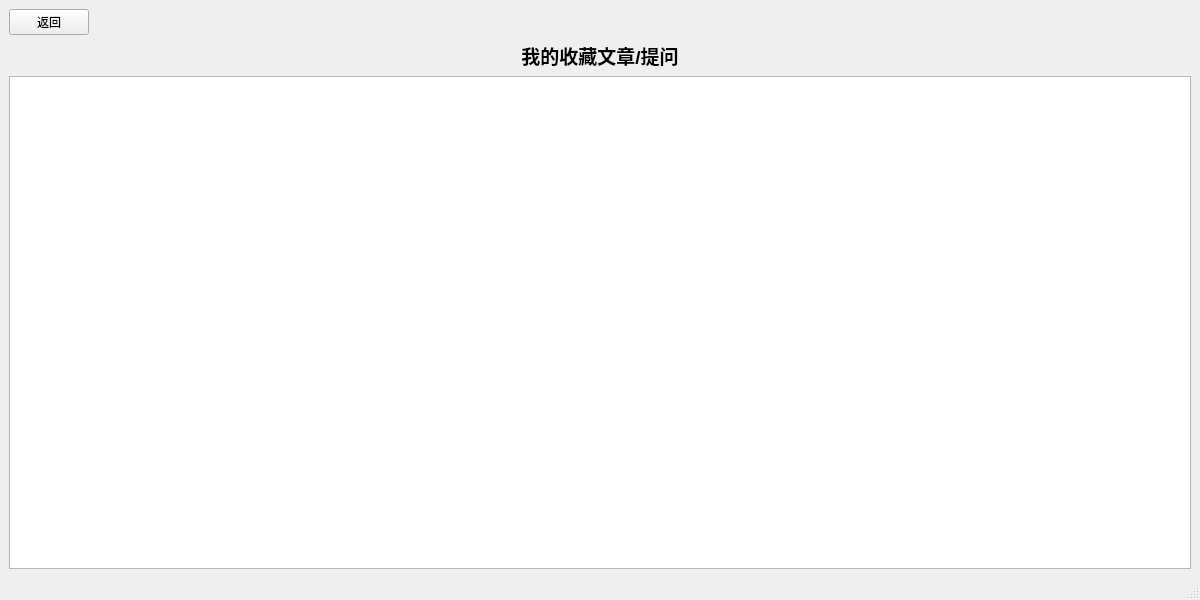
<?xml version="1.0" encoding="UTF-8"?>
<ui version="4.0">
 <class>Col</class>
 <widget class="QMainWindow" name="Col">
  <property name="geometry">
   <rect>
    <x>0</x>
    <y>0</y>
    <width>1200</width>
    <height>600</height>
   </rect>
  </property>
  <property name="windowTitle">
   <string>MainWindow</string>
  </property>
  <widget class="QWidget" name="centralwidget">
   <layout class="QVBoxLayout" name="verticalLayout">
    <item>
     <widget class="QPushButton" name="pushButton">
      <property name="sizePolicy">
       <sizepolicy hsizetype="Fixed" vsizetype="Fixed">
        <horstretch>0</horstretch>
        <verstretch>0</verstretch>
       </sizepolicy>
      </property>
      <property name="text">
       <string>返回</string>
      </property>
     </widget>
    </item>
    <item>
     <widget class="QLabel" name="label">
      <property name="font">
       <font>
        <family>Arial</family>
        <pointsize>14</pointsize>
        <weight>75</weight>
        <bold>true</bold>
       </font>
      </property>
      <property name="text">
       <string>我的收藏文章/提问</string>
      </property>
      <property name="alignment">
       <set>Qt::AlignCenter</set>
      </property>
     </widget>
    </item>
    <item>
     <widget class="QTableWidget" name="tableWidget"/>
    </item>
   </layout>
  </widget>
  <widget class="QMenuBar" name="menubar">
   <property name="geometry">
    <rect>
     <x>0</x>
     <y>0</y>
     <width>1200</width>
     <height>26</height>
    </rect>
   </property>
  </widget>
  <widget class="QStatusBar" name="statusbar"/>
 </widget>
 <resources/>
 <connections/>
</ui>
